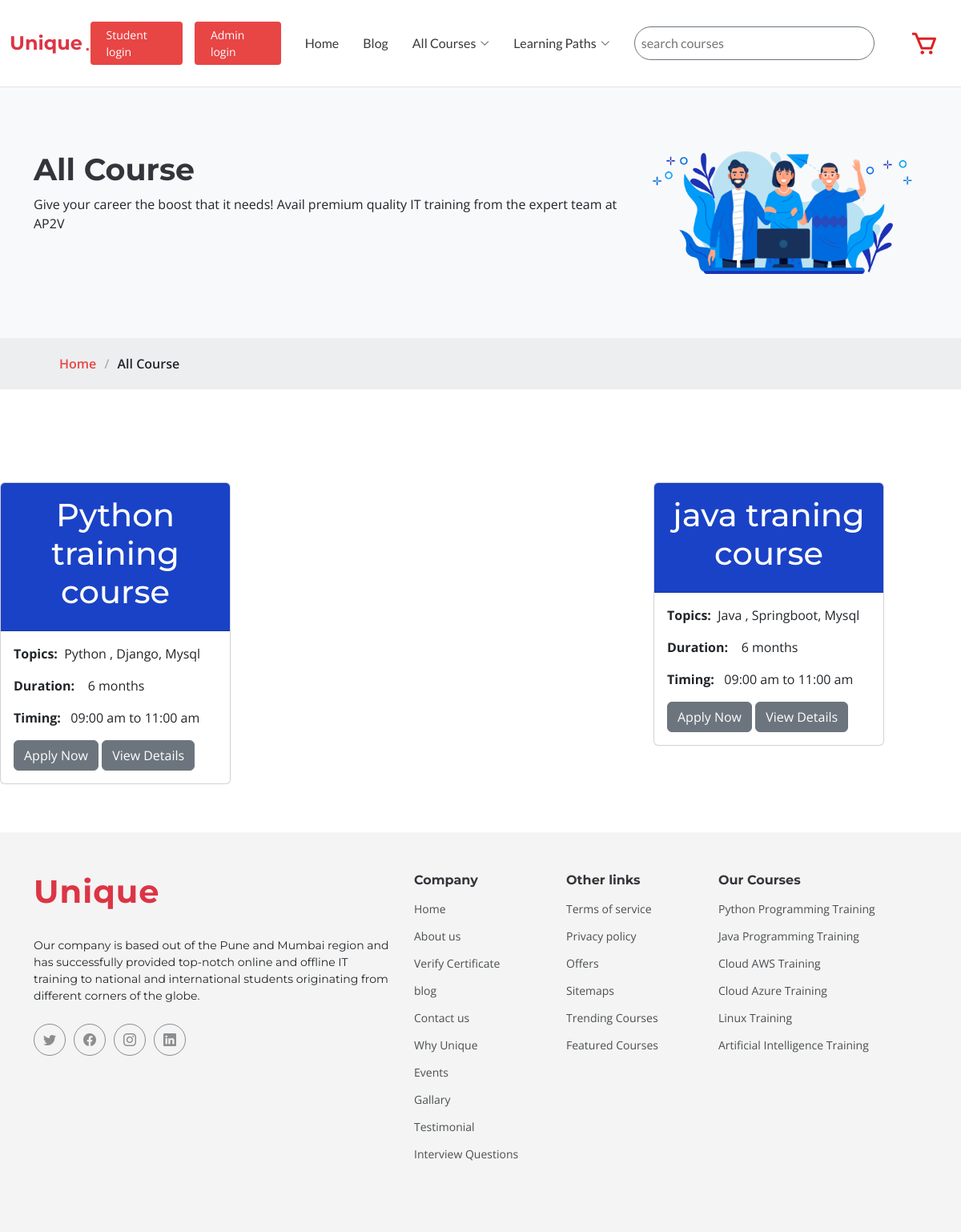
/allnew, run on the app's committed database.
### adminpanel/models.py (models this page shows)
class course(models.Model):
    title=models.CharField(max_length=50)
    description=models.TextField()
    duration=models.CharField(max_length=50)
    timing= models.CharField(max_length=50)
    course=models.CharField(max_length=50)
    def __str__(self):
        return self.title

### first_app/views.py (the view)
# urls.py: path('allnew',views.allnew,name="allnew"),
def allnew(request):
    new=course.objects.all()
    print(new)
    dict={"new":new}
    return render(request, "allnew.html",dict)

### first_app/templates/allnew.html
{% extends "base.html" %}
{% load static %}
{% block 'body' %}
  <main id="main">
    <div data-aos="fade" class="page-title bg-light text-dark">
      <div class="heading">
        <div class="container ">
          <div class="row d-flex   ">
            <div class="col-lg-8">
              <h1 class="">All Course</h1>
              <p class="mb-0">Give your career the boost that it needs! Avail premium quality IT training from the expert team at AP2V </p>
		     </div>
			<div class="col-lg-4">
			  <img src="{% static 'assets/img/about.png' %}" class="w-100 h-100" alt="python">
			</div>
          </div>
        </div>
      </div>
      <nav class="breadcrumbs">
        <div class="container">
          <ol>
            <li><a href="index.html">Home</a></li>
            <li class="current">All Course</li>
          </ol>
        </div>
      </nav>
    </div>
    <section id="portfolio-details" class="portfolio-details">
        <div class="row justify-content-between gy-4 mt-4">
           {% for i in new %}
            <div class="col-4 pt-2">
                <div class="card programming " style="width: 18rem;">
                   <div class="card-header p-1 py-3" style="background-color:#1A42C6 ;">
                      <h1 class="text-white text-center">{{i.title}}</h1>
                   </div>
                   <div class="card-body">
                      <p class="card-text"><span class="fw-bold">Topics:</span>&nbsp;&nbsp;{{i.course}}</p>
                      <p><span class="fw-bold">Duration:</span> &nbsp;&nbsp; {{i.duration}}</p>
                      <p><span class="fw-bold">Timing:</span></bold>&nbsp;&nbsp; {{i.timing}}</p>
                      <a href="index.html" class="btn btn-secondary text-center">Apply Now</a>
                      <a href="portfolio-details.html" class="btn btn-secondary text-center">View Details</a>
                   </div>
                </div>
              </div>
             {% endfor %}
        </div>
    </section>
  </main>
  {% endblock 'body' %}

### first_app/static/assets/css/main.css (style rules this page uses)
:root { --default-font: "Open Sans", system-ui, -apple-system, "Segoe UI", Roboto, "Helvetica Neue", Arial, "Noto Sans", "Liberation Sans", sans-serif, "Apple Color Emoji", "Segoe UI Emoji", "Segoe UI Symbol", "Noto Color Emoji"; --heading-font: "Montserrat", sans-serif; --nav-font: "Lato", sans-serif; }
:root { --background-color: #ffffff; --background-color-rgb: 255, 255, 255; --default-color: #212529; --default-color-rgb: 33, 37, 41; --primary-color: #e84545; --primary-color-rgb: 232, 69, 69; --secondary-color: #32353a; --secondary-color-rgb: 50, 53, 58; --contrast-color: #ffffff; --contrast-color-rgb: 255, 255, 255; }
:root { --nav-color: #3a3939; --nav-hover-color: #e84545; --nav-dropdown-color: #3a3939; --nav-dropdown-hover-color: #e84545; --nav-dropdown-background-color: #ffffff; --nav-mobile-background-color: #ffffff; }
:root { scroll-behavior: smooth; }
body { color: var(--default-color); background-color: var(--background-color); font-family: var(--default-font); }
a { color: var(--primary-color); text-decoration: none; transition: 0.3s; }
h1, h2, h3, h4, h5, h6 { color: var(--secondary-color); font-family: var(--heading-font); }
section { color: var(--default-color); background-color: var(--background-color); padding: 60px 0; overflow: clip; }
.page-title { color: var(--default-color); background-color: var(--background-color); }
.page-title .heading { padding: 80px 0; border-top: 1px solid rgba(var(--default-color-rgb), 0.1); }
.page-title .heading h1 { font-size: 38px; font-weight: 700; color: var(--secondary-color); }
.page-title nav { background-color: rgba(var(--default-color-rgb), 0.05); padding: 20px 0; }
.page-title nav ol { display: flex; flex-wrap: wrap; list-style: none; margin: 0; font-size: 16px; font-weight: 600; }
.page-title nav ol li+li { padding-left: 10px; }
.page-title nav ol li+li::before { content: "/"; display: inline-block; padding-right: 10px; color: rgba(var(--default-color-rgb), 0.3); }
section { scroll-margin-top: 90px; }

### data on the page
course: title "Python training course", course "Python , Django, Mysql", duration "6 months", timing "09:00 am to 11:00 am"
course: title "java traning course", course "Java , Springboot, Mysql", duration "6 months", timing "09:00 am to 11:00 am"
